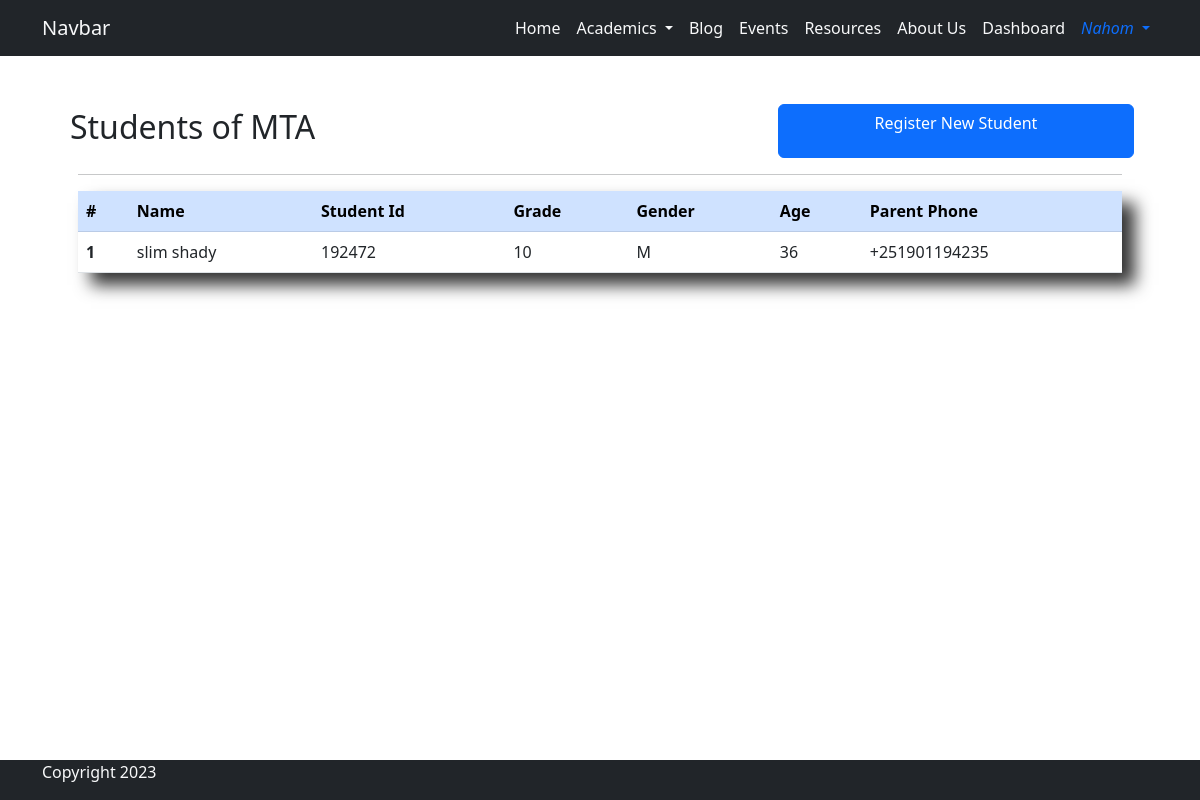
The app's page /student_dashboard/ (signed in), older data.
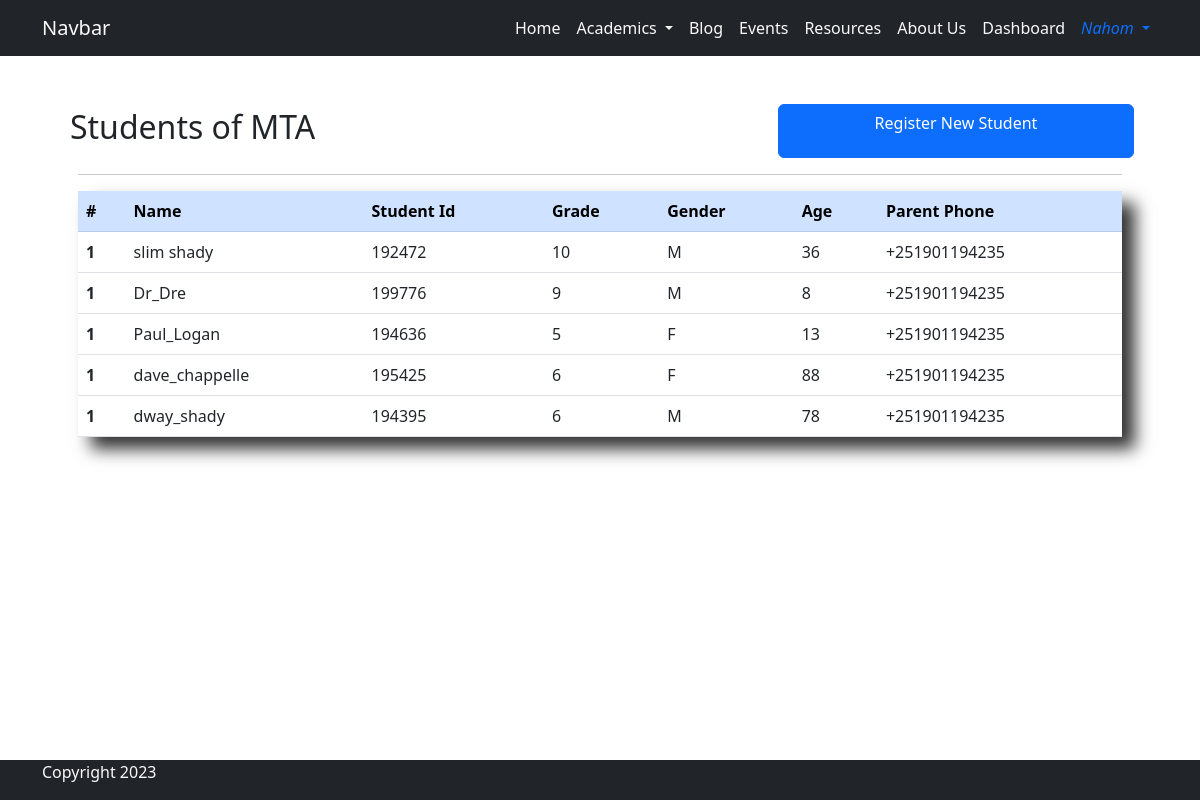
The same page, newer data.
### base/models.py (models this page shows, shortened)
class Student(models.Model):
    GENDER_CHOICES = [
        ('M', 'Male'),
        ('F', 'Female')
    ]
    GRADE_CHOICES = [
        ('5', 'Grade 5'),
        ('6', 'Grade 6'),
        ('7', 'Grade 7'),
        ('8', 'Grade 8'),
        ('9', 'Grade 9'),
        ('10', 'Grade 10'),
    ]
    user = models.OneToOneField(User, on_delete=models.CASCADE, verbose_name='Student')
    name = models.CharField(max_length=44, null=True, blank=True)
    student_id = models.CharField(max_length=6, unique=True, editable=False)
    grade = models.CharField(max_length=2, choices=GRADE_CHOICES, null=False, blank=False)
    age = models.IntegerField(null=False, blank=False)
    gender = models.CharField(max_length=6, choices=GENDER_CHOICES, null=False, blank=False)
    parent_phone = models.CharField(max_length=20, null=True)

### base/views.py (the view)
# urls.py: path('student_dashboard/', views.student_dashboard, name='student_dashboard'),
@login_required
@user_passes_test(lambda user: user.is_staff)
def student_dashboard(request):
    students = Student.objects.all()
    context = {
        'students': students,
    }
    return render(request, 'dashboard/student_dashboard.html', context)

### base/templates/dashboard/student_dashboard.html (shortened to what this page needs)
{% extends 'base/base.html' %}
{% load static %}
{% block content %}
<div class="container p-5">
    <div class="row">
        <h2 class="p-1 col-8">Students of MTA</h2>
        <a href="{% url 'base:student_register' %}" class="col-4 btn btn-primary">Register New Student</a>
    </div>
    <hr>
    <div class="shadow-xlg">
        <table class="table">
            <thead class="table-primary">
            <tr>
                <th scope="col">#</th>
                <th scope="col">Name</th>
                <th scope="col">Student Id</th>
                <th scope="col">Grade</th>
                <th scope="col">Gender</th>
                <th scope="col">Age</th>
                <th scope="col">Parent Phone</th>
            </tr>
            </thead>
            <tbody>
                {% for student in students %}
                    <tr class="dashboard-row">
                        <th scope="row">1</th>
                        <td>{{ student.name }}</td>
                        <td>{{ student.student_id }}</td>
                        <td>{{ student.grade }}</td>
                        <td>{{ student.gender }}</td>
                        <td>{{ student.age }}</td>
                        <td>{{ student.parent_phone }}</td>
                    </tr>
                {% endfor %}
            </tbody>
        </table>
    </div>
</div>
{% endblock %}

### base/templates/base/base.html (shortened to what this page needs)
{% load static %}
<!DOCTYPE html>
<html lang="en">
<head>
    <link rel="stylesheet" href="{% static 'css/style.css' %}">
    <link rel="stylesheet" href="{% static 'css/bootstrap.min.css' %}">
</head>
<body class="d-flex flex-column min-vh-100">
    {% include 'base/navigation.html' %}
    {% block content %}
    {% endblock %}
    {% include 'base/footer.html' %}
</body>
</html>

### base/templates/base/navigation.html (shortened to what this page needs)
<nav class="navbar sticky-top navbar-expand-md bg-dark">
    <div class="container">
        <a class="navbar-brand text-light" href="{% url 'base:home' %}">Navbar</a>
        <div class="collapse navbar-collapse justify-content-end" id="navbarNav">
            <ul class="navbar-nav">
                <li class="nav-item">
                    <a class="nav-link text-light active text-light" aria-current="page" href="{% url 'base:home' %}">Home</a>
                </li>
                <li class="nav-item dropdown">
                    <a class="nav-link dropdown-toggle text-light" href="#" role="button" data-bs-toggle="dropdown" aria-expanded="false">
                    Academics
                    </a>
                </li>
                <li class="nav-item" data-bs-toggle="tooltip"  data-bs-placement="bottom" data-bs-title="Coming Soon...">
                    <a class="nav-link text-light" href="#">Blog</a>
                </li>
                <li class="nav-item">
                    <a class="nav-link text-light" href="#">Events</a>
                </li>
                <li class="nav-item">
                    <a class="nav-link text-light" href="#">Resources</a>
                </li>
                <li class="nav-item">
                    <a class="nav-link text-light" href="#">About Us</a>
                </li>
                {% if user.is_staff %}
                <li class="nav-item">
                    <a class="nav-link text-light" href="{% url 'base:dashboard' %}">Dashboard</a>
                </li>
                {% endif %}
                {% if user.is_authenticated %}
                    <li class="nav-item dropdown">
                        <a class="nav-link text-primary dropdown-toggle" href="#" role="button" data-bs-toggle="dropdown" aria-expanded="false">
                            <i class="fa fa-user" aria-hidden="true"> {{user.username}} </i>
                        </a>
                    </li>
                {% endif %}
            </ul>
        </div>
    </div>
</nav>

### base/templates/base/footer.html
<footer class="mt-auto bg-dark text-light bg-secondary ">
    <div class="container ">
      <p class="center">Copyright 2023</p>
    </div>
</footer>

### base/static/css/style.css (style rules this page uses)
.shadow-xlg { box-shadow: 13px 12px 16px rgba(0, 0, 0, 0.8) }
.navbar-nav .nav-link { transition: 1s; }
.dashboard-row th { transition: background-color 0.2s ease-in; }
.dashboard-row td { transition: background-color 0.4s ease-in; }

Row changes from the older to the newer data that the page shows:
added Student: name "Dr_Dre", student_id "199776", grade "9", gender "M", age "8", parent_phone "+251901194235"
added Student: name "Paul_Logan", student_id "194636", grade "5", gender "F", age "13", parent_phone "+251901194235"
added Student: name "dave_chappelle", student_id "195425", grade "6", gender "F", age "88", parent_phone "+251901194235"
added Student: name "dway_shady", student_id "194395", grade "6", gender "M", age "78", parent_phone "+251901194235"
